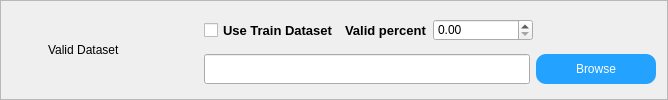
               <widget class="QFrame" name="Frame_TrainModel_ValidDatasetPath">
                <property name="sizePolicy">
                 <sizepolicy hsizetype="Preferred" vsizetype="Preferred">
                  <horstretch>0</horstretch>
                  <verstretch>0</verstretch>
                 </sizepolicy>
                </property>
                <property name="minimumSize">
                 <size>
                  <width>0</width>
                  <height>0</height>
                 </size>
                </property>
                <property name="maximumSize">
                 <size>
                  <width>16777215</width>
                  <height>16777215</height>
                 </size>
                </property>
                <property name="styleSheet">
                 <string notr="true">QFrame#Frame_TrainModel_ValidDatasetPath
{
	border-top:1px solid rgb(226, 226, 226);
	border-bottom:2px solid rgb(226, 226, 226);
	border-left:2px solid rgb(226, 226, 226);
	border-right:2px solid rgb(226, 226, 226);
	background-color: rgb(247, 247, 247);
}</string>
                </property>
                <property name="frameShape">
                 <enum>QFrame::StyledPanel</enum>
                </property>
                <property name="frameShadow">
                 <enum>QFrame::Raised</enum>
                </property>
                <layout class="QHBoxLayout" name="horizontalLayout_35">
                 <item>
                  <widget class="QLabel" name="Label_TrainModel_ValidDatasetPath">
                   <property name="sizePolicy">
                    <sizepolicy hsizetype="Fixed" vsizetype="Fixed">
                     <horstretch>0</horstretch>
                     <verstretch>0</verstretch>
                    </sizepolicy>
                   </property>
                   <property name="minimumSize">
                    <size>
                     <width>30</width>
                     <height>30</height>
                    </size>
                   </property>
                   <property name="maximumSize">
                    <size>
                     <width>30</width>
                     <height>30</height>
                    </size>
                   </property>
                   <property name="styleSheet">
                    <string notr="true">border-image: url(:/Icon/State/RedLight.png);</string>
                   </property>
                   <property name="text">
                    <string/>
                   </property>
                  </widget>
                 </item>
                 <item>
                  <widget class="QLabel" name="label_29">
                   <property name="sizePolicy">
                    <sizepolicy hsizetype="Fixed" vsizetype="Fixed">
                     <horstretch>0</horstretch>
                     <verstretch>0</verstretch>
                    </sizepolicy>
                   </property>
                   <property name="minimumSize">
                    <size>
                     <width>150</width>
                     <height>30</height>
                    </size>
                   </property>
                   <property name="maximumSize">
                    <size>
                     <width>150</width>
                     <height>30</height>
                    </size>
                   </property>
                   <property name="styleSheet">
                    <string notr="true">QLabel
{
	border:0px;
	
	font: 87 10pt &quot;Arial Black&quot;;
}</string>
                   </property>
                   <property name="text">
                    <string>Valid Dataset</string>
                   </property>
                  </widget>
                 </item>
                 <item>
                  <layout class="QVBoxLayout" name="verticalLayout_15">
                   <item>
                    <layout class="QHBoxLayout" name="horizontalLayout_9">
                     <item>
                      <widget class="QCheckBox" name="CheckBox_TrainModel_ValidDatasetPath">
                       <property name="minimumSize">
                        <size>
                         <width>0</width>
                         <height>30</height>
                        </size>
                       </property>
                       <property name="maximumSize">
                        <size>
                         <width>16777215</width>
                         <height>30</height>
                        </size>
                       </property>
                       <property name="font">
                        <font>
                         <family>Arial</family>
                         <pointsize>10</pointsize>
                         <weight>75</weight>
                         <bold>true</bold>
                        </font>
                       </property>
                       <property name="text">
                        <string>Use Train Dataset</string>
                       </property>
                      </widget>
                     </item>
                     <item>
                      <layout class="QGridLayout" name="gridLayout_4">
                       <item row="0" column="0">
                        <widget class="QLabel" name="label_33">
                         <property name="font">
                          <font>
                           <family>Arial</family>
                           <pointsize>10</pointsize>
                           <weight>75</weight>
                           <bold>true</bold>
                          </font>
                         </property>
                         <property name="text">
                          <string>Valid percent</string>
                         </property>
                        </widget>
                       </item>
                       <item row="0" column="1">
                        <widget class="QDoubleSpinBox" name="DoubleSpinBox_TrainModel_ValidDatasetPath">
                         <property name="sizePolicy">
                          <sizepolicy hsizetype="Fixed" vsizetype="Fixed">
                           <horstretch>0</horstretch>
                           <verstretch>0</verstretch>
                          </sizepolicy>
                         </property>
                         <property name="minimumSize">
                          <size>
                           <width>100</width>
                           <height>0</height>
                          </size>
                         </property>
                         <property name="maximumSize">
                          <size>
                           <width>100</width>
                           <height>16777215</height>
                          </size>
                         </property>
                        </widget>
                       </item>
                      </layout>
                     </item>
                     <item>
                      <spacer name="horizontalSpacer_27">
                       <property name="orientation">
                        <enum>Qt::Horizontal</enum>
                       </property>
                       <property name="sizeHint" stdset="0">
                        <size>
                         <width>123</width>
                         <height>20</height>
                        </size>
                       </property>
                      </spacer>
                     </item>
                    </layout>
                   </item>
                   <item>
                    <layout class="QGridLayout" name="gridLayout_2">
                     <item row="0" column="0">
                      <widget class="QLineEdit" name="LineEdit_TrainModel_ValidDatasetPath">
                       <property name="minimumSize">
                        <size>
                         <width>0</width>
                         <height>30</height>
                        </size>
                       </property>
                       <property name="maximumSize">
                        <size>
                         <width>16777215</width>
                         <height>30</height>
                        </size>
                       </property>
                      </widget>
                     </item>
                     <item row="0" column="1">
                      <widget class="QPushButton" name="PushButton_TrainModel_ValidDatasetPath">
                       <property name="sizePolicy">
                        <sizepolicy hsizetype="Fixed" vsizetype="Fixed">
                         <horstretch>0</horstretch>
                         <verstretch>0</verstretch>
                        </sizepolicy>
                       </property>
                       <property name="minimumSize">
                        <size>
                         <width>120</width>
                         <height>30</height>
                        </size>
                       </property>
                       <property name="maximumSize">
                        <size>
                         <width>120</width>
                         <height>30</height>
                        </size>
                       </property>
                       <property name="styleSheet">
                        <string notr="true">QPushButton
{
	font: 87 10pt &quot;Arial Black&quot;;
	color: rgb(255, 255, 255);
	background-color: rgb(35, 162, 255);
	border-radius: 10px;
}
QPushButton:pressed
{
background-color: rgb(255, 255, 255);
}
QPushButton:hover
{
background-color: rgb(192, 233, 251);
}
QPushButton:disabled
{
	background-color: rgb(198, 198, 198);
}</string>
                       </property>
                       <property name="text">
                        <string>Browse</string>
                       </property>
                      </widget>
                     </item>
                    </layout>
                   </item>
                  </layout>
                 </item>
                </layout>
               </widget>
